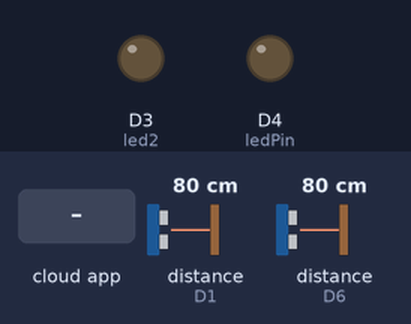
The sketch below on a simulated ESP8266 (NodeMCU). On the bench: output pins drawn as LEDs (lit = HIGH). Wiring (inferred from the names in the program): 2 × ultrasonic range finder: trigger D2, echo D1 / trigger D5, echo D6. The inputs (shaded band) are chosen by the test bench; at power-on: distance to the obstacle (sensors on D1, D6) 80 cm. The echo pulse lasts 58.3 µs per cm; WiFi joins after 1.5 s; servers stay silent unless stated; no MQTT or app messages arrive unless stated; pins used as bus, display or sensor lines are not drawn; what the sketch prints to the serial monitor is not drawn.

Above: at 2.7 s.
2.8 s: distance to the obstacle (sensor on D1) set to 13 cm
4.3 s: distance to the obstacle (sensor on D1) set to 9 cm
At 6.0 s:
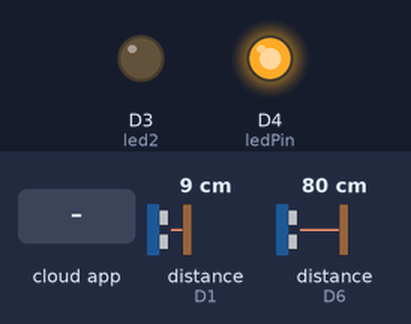
6.9 s: the phone or cloud app sets led to ON
8.4 s: distance to the obstacle (sensor on D6) set to 26 cm
10.3 s: distance to the obstacle (sensor on D6) set to 21 cm
At 10.9 s:
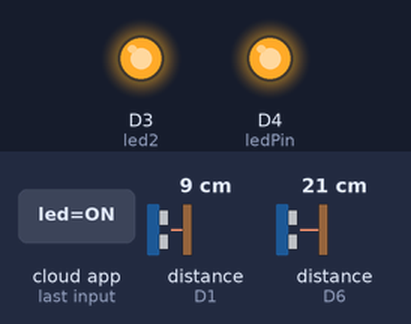
11.9 s: distance to the obstacle (sensor on D1) set to 18 cm
At 13.8 s:
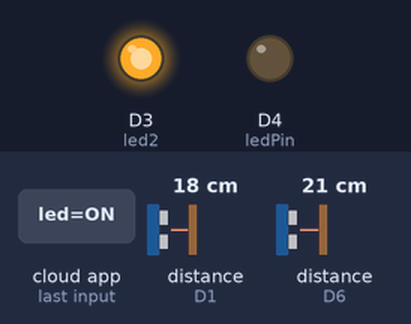
Timing chart, 0 to 15.3 s (numbered marks = the images above; inputs shaded):
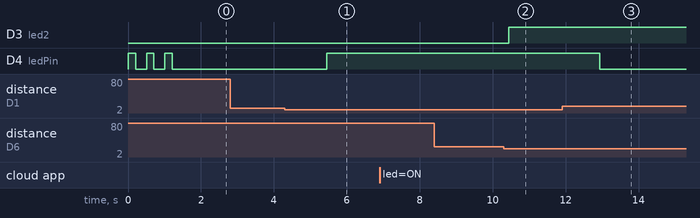

The sketch:

final.ino
```cpp
//LIBRERIAS//
#include <ESP8266WiFi.h>
#include "Adafruit_MQTT.h"
#include "Adafruit_MQTT_Client.h"

//#define WLAN_SSID "INFINITUM4381_2.4"
//#define WLAN_PASS ""

#define WLAN_SSID       "No c"//red wifi
#define WLAN_PASS       "willyuntornado"//contraseña wifi

/*** Adafruit.io Setup *****/

#define AIO_SERVER      "io.adafruit.com"
#define AIO_SERVERPORT  1883                   // use 8883 for SSL
#define AIO_USERNAME    "ErenJeager"
#define AIO_KEY         "aio_HMvT56czGthWZeTnL3Q9jnZ1YC1b"
#define AIO_GROUP       ""

/** Global State (you don't need to change this!) **/

// Create an ESP8266 WiFiClient class to connect to the MQTT server.
WiFiClient client;
// or... use WiFiFlientSecure for SSL
//WiFiClientSecure client;

// Setup the MQTT client class by passing in the WiFi client and MQTT server and login details.
Adafruit_MQTT_Client mqtt(&client, AIO_SERVER, AIO_SERVERPORT, AIO_USERNAME, AIO_KEY);

/**** Feeds *****/

//Adafruit_MQTT_Publish potValue = Adafruit_MQTT_Publish(&mqtt, AIO_USERNAME "/feeds/potValue");

Adafruit_MQTT_Publish distValue = Adafruit_MQTT_Publish(&mqtt, AIO_USERNAME "/feeds/"AIO_GROUP"inte_distancia");
Adafruit_MQTT_Publish distPuerta = Adafruit_MQTT_Publish(&mqtt, AIO_USERNAME "/feeds/"AIO_GROUP"distancia_puerta");
Adafruit_MQTT_Publish movimientoValue = Adafruit_MQTT_Publish(&mqtt, AIO_USERNAME "/feeds/"AIO_GROUP"inte_movimiento");

// Setup a feed called 'ledBrightness' for subscribing to changes.

Adafruit_MQTT_Subscribe AlarmaBrightness = Adafruit_MQTT_Subscribe(&mqtt, AIO_USERNAME "/feeds/"AIO_GROUP"led");

/*** Sketch Code ****/

void MQTT_connect();

//SALIDA//
uint8_t ledPin = D4;
uint8_t led2 = D3;
const int Trigger = D2;   //Pin digital 2 para el Trigger del sensor
const int Echo = D1;   //Pin digital 3 para el Echo del sensor
const int Trigger2 = D5;   //Pin digital 2 para el Trigger del sensor
const int Echo2 = D6; //Pin digital 3 para el Echo del sensor
const int PIR = D7;
const int buzzer = D8;

//VARIABLES//
uint16_t potAdcValue = 0;
uint16_t distVarValue = 0;
uint16_t distVarValue2 = 0;
uint16_t ledBrightValue = 0;
uint16_t contador=0;
long tiempoUltimaLectura=0;
char mov[50];
char puerta[50];
String mensaje="MOVIMIENTO";
String men="PUERTA ABIERTA";
float interruptor=0;


void setup() {
  Serial.begin(9600);
  delay(10);

  //CONFIGRACION DE COMPONENTES//
  pinMode(Trigger, OUTPUT); //pin como salida
  pinMode(Echo, INPUT);  //pin como entrada
  digitalWrite(Trigger, LOW);//Inicializamos el pin con 0
  pinMode(Trigger2, OUTPUT); //pin como salida
  pinMode(Echo2, INPUT);  //pin como entrada
  digitalWrite(Trigger2, LOW);//Inicializamos el pin con 0
  pinMode(ledPin,OUTPUT);
  digitalWrite(ledPin,HIGH);
  pinMode(led2,OUTPUT);
  digitalWrite(led2,LOW);

  Serial.println(F("Adafruit MQTT demo"));

  // Connect to WiFi access point.
  Serial.println(); Serial.println();
  Serial.print("Connecting to ");
  Serial.println(WLAN_SSID);
  WiFi.begin(WLAN_SSID, WLAN_PASS);
  while (WiFi.status() != WL_CONNECTED) {
    digitalWrite(ledPin,HIGH);
    delay(200);
    Serial.print(".");
    digitalWrite(ledPin,LOW);
    delay(300);
  }
  Serial.println();

  Serial.println("WiFi connected");
  Serial.println("IP address: ");
  Serial.println(WiFi.localIP());

  mqtt.subscribe(&AlarmaBrightness);

  }


//METODO VOID//

void loop() {

  MQTT_connect();

   Adafruit_MQTT_Subscribe *subscription;
          while ((subscription = mqtt.readSubscription(200))) {
            //if (subscription == &AlarmaBrightness) {
            Serial.print(F("Got LED Brightness : "));
            ledBrightValue = atoi((char *)AlarmaBrightness.lastread);
            Serial.println((char *)AlarmaBrightness.lastread);
            //analogWrite(ledPin, ledBrightValue);
              if (strcmp((char *)AlarmaBrightness.lastread, "ON") == 0) {

               interruptor=1;

              Serial.println("ON");
              Serial.println(strcmp((char *)AlarmaBrightness.lastread, "ON"));
              delay(2000);

            }//FIN IF BOTON "ON"
            else if (strcmp((char *)AlarmaBrightness.lastread, "OFF") == 0) {
              interruptor=0;
              digitalWrite(led2, LOW);
              Serial.println("OFF");
              Serial.println(strcmp((char *)AlarmaBrightness.lastread, "OFF"));
              delay(2000);
              }//FIN DEL BOTON OFF//

      }//FIN DEL CICLO WHILE

    //}

    //ENVIO DE DATOS//

  if(millis()-tiempoUltimaLectura>1000){

          distVarValue=distancia();
          distVarValue2=distancia2();
          mensaje.toCharArray(mov,50);
          men.toCharArray(puerta,50);

          if(distVarValue>0&&distVarValue<=10)
          {
              Serial.println(F("OK! MOVIMIENTO"));
                   Serial.println("MOVIMIENTO");
                  if (! movimientoValue.publish(mov)) {
                      Serial.println(F("Failed movimiento"));
                  }else {
                      Serial.println(F("OK! movimiento"));
                      Serial.print("movimiento:");
                      Serial.println(mensaje);
               }//FIN DE LECTURA DE MOVIMIENTO//
               if (! distValue.publish(distVarValue)) {
                  Serial.println(F("Failed Distancia"));
                } else {
                  Serial.println(F("OK! Distancia"));
                  Serial.print("distVarValue:");
                  Serial.println(distVarValue);
               }//FIN DE LA CONDICION DE LEER DISTANCIA//
                digitalWrite(ledPin,HIGH);
          }//FIN DE LA CONDICION DE DISTANCIA//
          else
          {
                digitalWrite(ledPin,LOW);
          }//FIN DE LA CONDICION DE DISTANCIA SALIDA//

          if(distVarValue2>0 && distVarValue2<=22 && interruptor==1)
            {
                 if (! distPuerta.publish(puerta)) {
                     Serial.println(F("Failed Distancia"));
                 }else {
                      Serial.println(F("OK! Distancia"));
                      Serial.print("distVarValue:");
                      Serial.println(puerta);
                 }
                      digitalWrite(led2, HIGH);
             }
           else if(interruptor==0)
           {
            digitalWrite(led2, LOW);
           }


    contador=0;
    tiempoUltimaLectura=millis();
  }
  delay(100);
}


//METODO DE CONEXION//

void MQTT_connect() {
  int8_t ret;

  // Stop if already connected.
  if (mqtt.connected()) {
    return;
  }

  Serial.print("Connecting to MQTT... ");

  uint8_t retries = 3;
  while ((ret = mqtt.connect()) != 0) { // connect will return 0 for connected
       Serial.println(mqtt.connectErrorString(ret));
       Serial.println("Retrying MQTT connection in 5 seconds...");
       mqtt.disconnect();
       delay(5000);  // wait 5 seconds
       retries--;
       if (retries == 0) {
         // basically die and wait for WDT to reset me
         while (1);
       }
  }
  Serial.println("MQTT Connected!");
}


//CALCULAR DISTANCIA//

long distancia(){
  long t; //timepo que demora en llegar el eco
  long d; //distancia en centimetros

  digitalWrite(Trigger, HIGH);
  delayMicroseconds(10);          //Enviamos un pulso de 10us
  digitalWrite(Trigger, LOW);
  t = pulseIn(Echo, HIGH); //obtenemos el ancho del pulso
  d = t/59;             //escalamos el tiempo a una distancia en cm
  return d;
}

//CALCULAR DISTANCIA PUERTA//
long distancia2(){
  long t; //timepo que demora en llegar el eco
  long d; //distancia en centimetros

  digitalWrite(Trigger2, HIGH);
  delayMicroseconds(10);          //Enviamos un pulso de 10us
  digitalWrite(Trigger2, LOW);
  t = pulseIn(Echo2, HIGH); //obtenemos el ancho del pulso
  d = t/59;             //escalamos el tiempo a una distancia en cm
  return d;
}
```

Measured:
- the behaviour switches between 12 and 11 cm on distance to the obstacle (sensor on D1) (found by bisection; images 0 and 1)
- the behaviour switches between 24 and 23 cm on distance to the obstacle (sensor on D6) (found by bisection; images 1 and 2)
- after the input at 2.8 s, every drawn part: stays the same
- after the input at 4.3 s, D4 (ledPin): LOW → HIGH after 1.1 s
- after the input at 6.9 s, every drawn part: stays the same
- after the input at 8.4 s, every drawn part: stays the same
- after the input at 10.3 s, D3 (led2): LOW → HIGH after 0.14 s
- after the input at 11.9 s, D4 (ledPin): HIGH → LOW after 1.0 s
